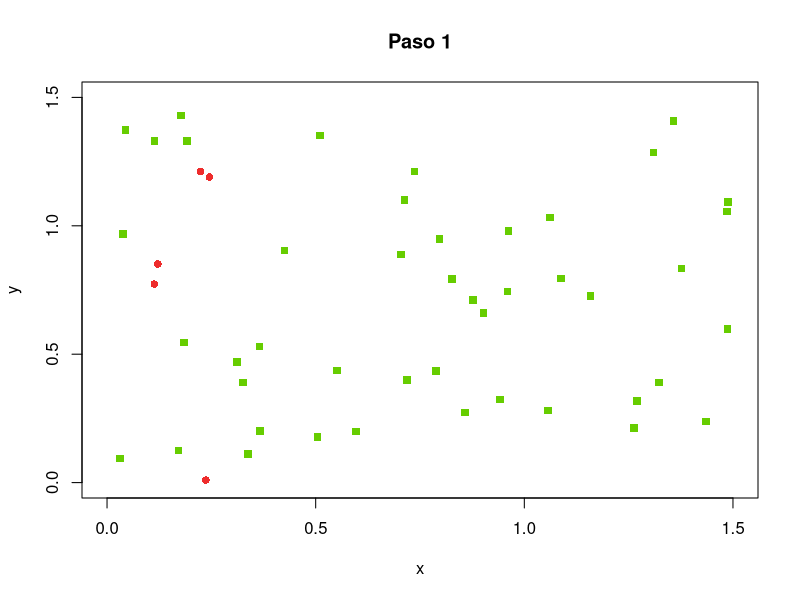
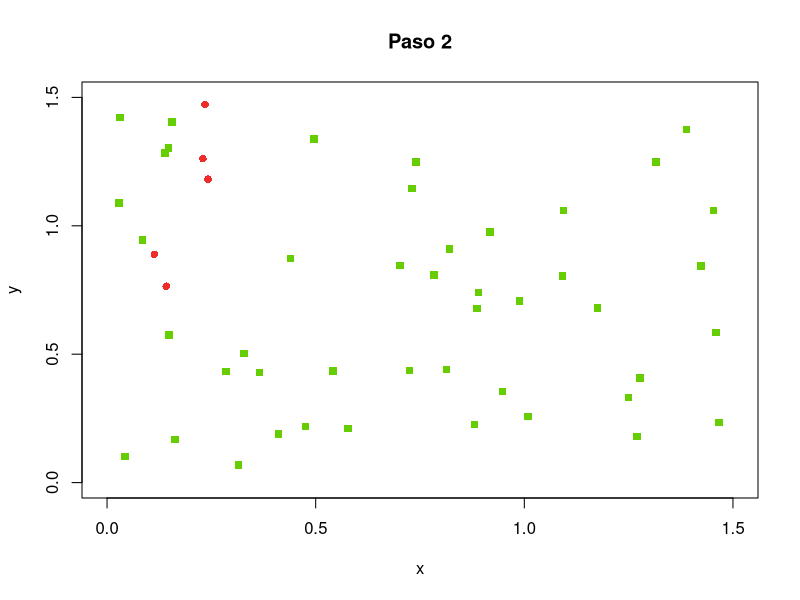
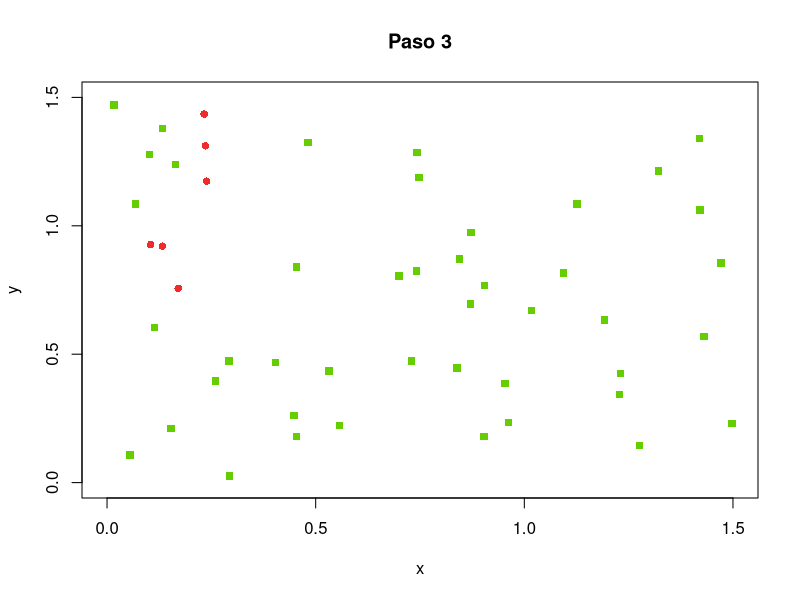
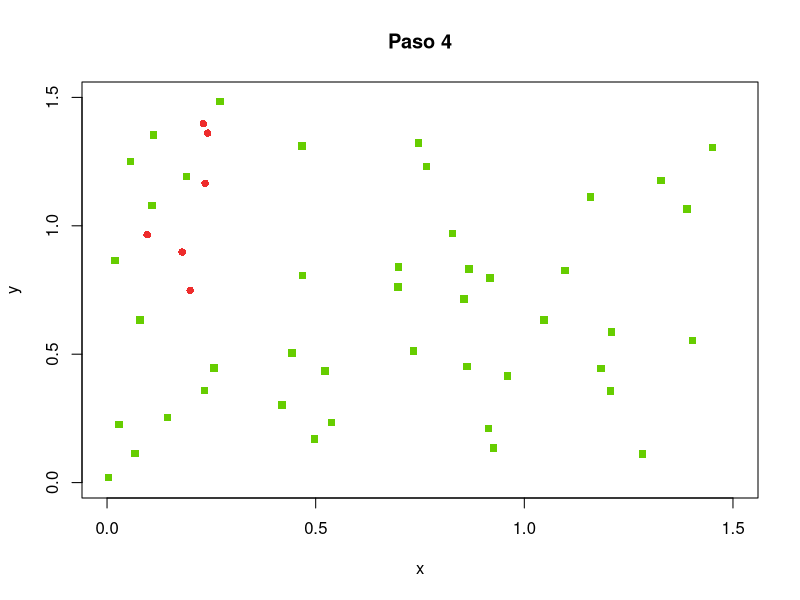
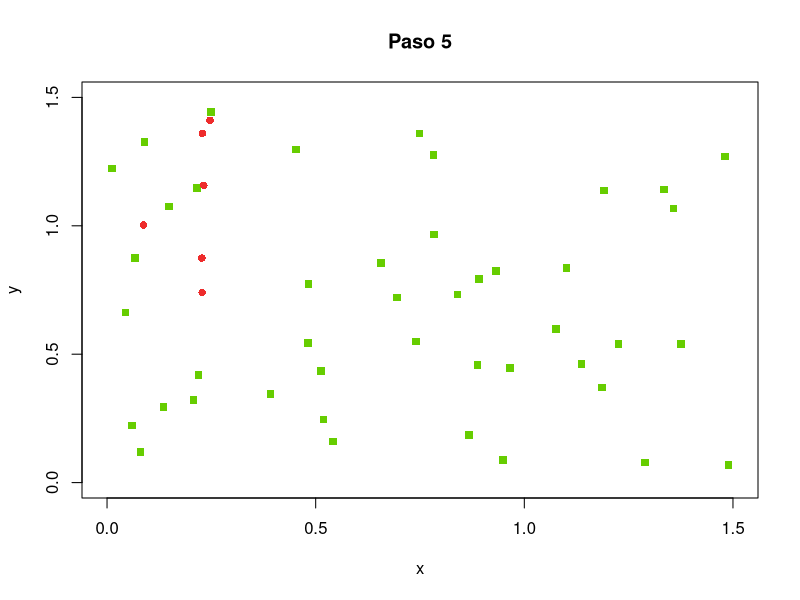
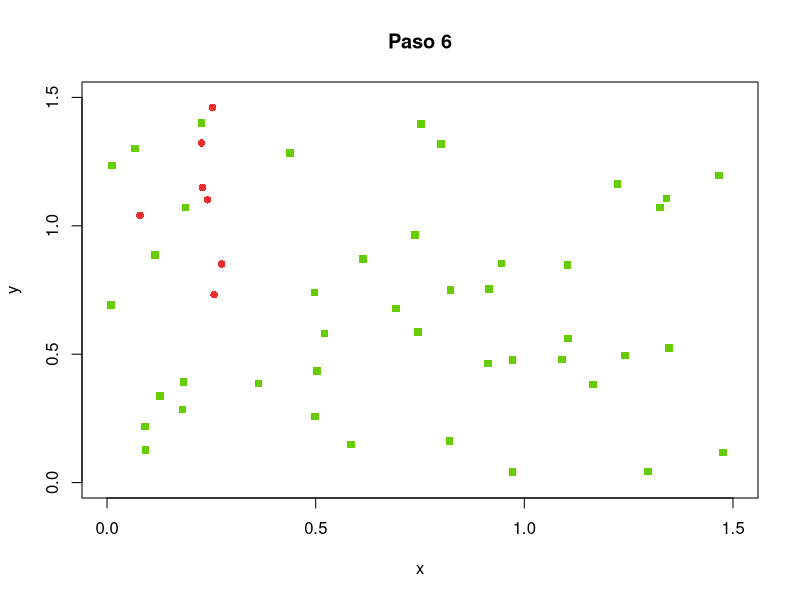
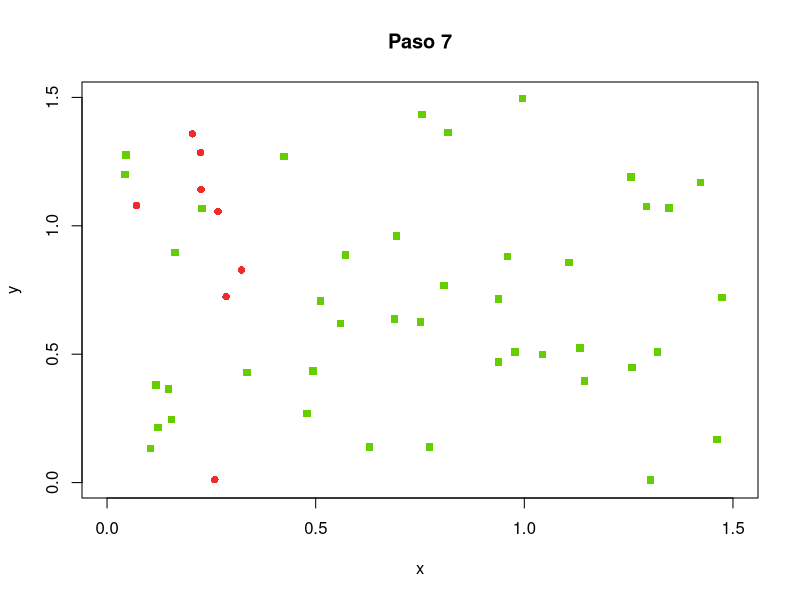
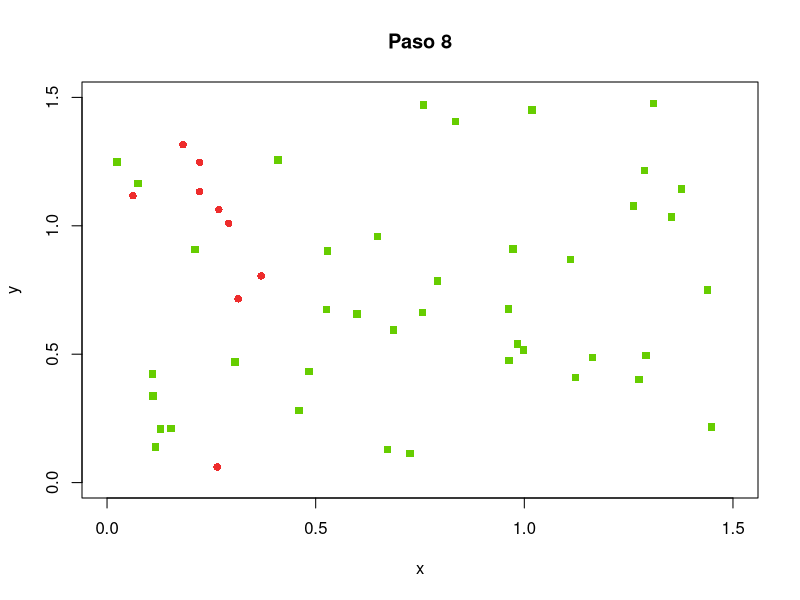

Here is the R script that generated these plots, in order: (Note: this script raises an error after producing the figures.)
l <- 1.5
n <- 50
pi <- 0.05
pr <- 0.02
v <- l / 30
agentes <- data.frame(x = double(), y = double(), dx = double(), dy = double(), estado  = character())
for (i in 1:n) {
    e <- "S"
    if (runif(1) < pi) {
        e <- "I"
    }
    agentes <- rbind(agentes, data.frame(x = runif(1, 0, l), y = runif(1, 0, l),
                                          dx = runif(1, -v, v), dy = runif(1, -v, v),
                                         estado = e))
    levels(agentes$estado) <- c("S", "I", "R")
}
epidemia <- integer()
r <- 0.1
tmax <- 100
digitos <- floor(log(tmax, 10)) + 1
for (tiempo in 1:tmax) {
    infectados <- dim(agentes[agentes$estado == "I",])[1]
    epidemia <- c(epidemia, infectados)
    if (infectados == 0) {
        break
    }
    contagios <- rep(FALSE, n)
    for (i in 1:n) { # posibles contagios
        a1 <- agentes[i, ]
        if (a1$estado == "I") { # desde los infectados
            for (j in 1:n) {
                if (!contagios[j]) { # aun sin contagio
                    a2 <- agentes[j, ]
                    if (a2$estado == "S") { # hacia los susceptibles
                        dx <- a1$x - a2$x
                        dy <- a1$y - a2$y
                        d <- sqrt(dx^2 + dy^2)
                        if (d < r) { # umbral
                            p <- (r - d) / r
                            if (runif(1) < p) {
                                contagios[j] <- TRUE
                            }
                        }
                    }
                }
            }
        }
    }
    for (i in 1:n) { # movimientos y actualizaciones
        a <- agentes[i, ]
        if (contagios[i]) {
            a$estado <- "I"
        } else if (a$estado == "I") { # ya estaba infectado
            if (runif(1) < pr) {
                a$estado <- "R" # recupera
            }
        }
        a$x <- a$x + a$dx
        a$y <- a$y + a$dy
        if (a$x > l) {
            a$x <- a$x - l
        }
        if (a$y > l) {
            a$y <- a$y - l
        }
        if (a$x < 0) {
            a$x <- a$x + l
        }
        if (a$y < 0) {
            a$y <- a$y + l
        }
        agentes[i, ] <- a
    }
    aS <- agentes[agentes$estado == "S",]
    aI <- agentes[agentes$estado == "I",]
    aR <- agentes[agentes$estado == "R",]
    tl <- paste(tiempo, "", sep="")
    while (nchar(tl) < digitos) {
        tl <- paste("0", tl, sep="")
    }
    salida <- paste("p6_t", tl, ".png", sep="")
    tiempo <- paste("Paso", tiempo)
    png(salida)
    plot(l, type="n", main=tiempo, xlim=c(0, l), ylim=c(0, l), xlab="x", ylab="y")
    if (dim(aS)[1] > 0) {
        points(aS$x, aS$y, pch=15, col="chartreuse3", bg="chartreuse3")
    }
    if (dim(aI)[1] > 0) {
        points(aI$x, aI$y, pch=16, col="firebrick2", bg="firebrick2")
    }
    if (dim(aR)[1] > 0) {
        points(aR$x, aR$y, pch=17, col="goldenrod", bg="goldenrod")
    }
    graphics.off()
}
png("p6e.png", width=600, height=300)
plot(1:length(epidemia), 100 * epidemia / n, xlab="Tiempo", ylab="Porcentaje de infectados")
graphics.off()
